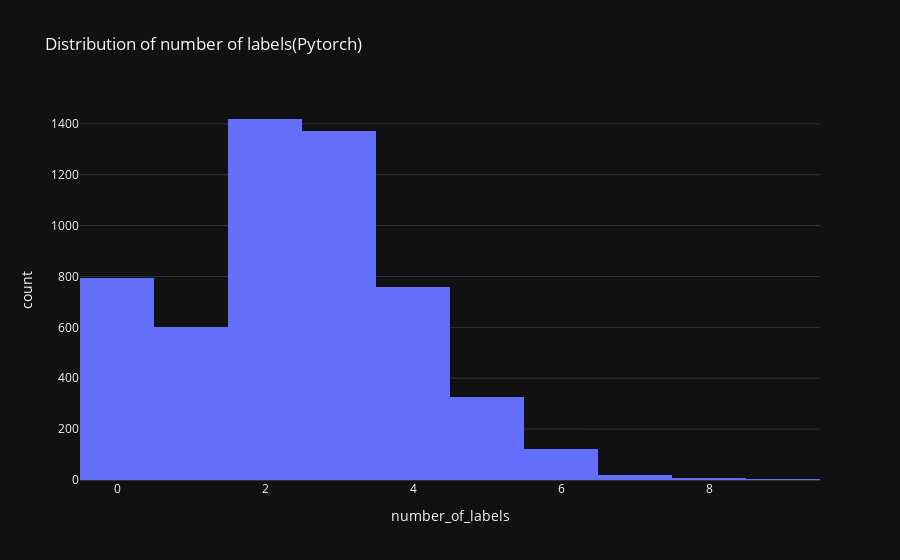

This figure's notebook cell:
### Code cell
fig = px.histogram(pytorch_working_df, x='number_of_labels', title='Distribution of number of labels(Pytorch)')
fig.show()

### Figure 1 — Plotly figure (JSON) as saved in the notebook; plotly's stock layout.template omitted (floating-point values rounded to 4 significant figures; data arrays with more than 128 entries replaced by an {"elided": "..."} marker saying what was removed)
{"data": [{"alignmentgroup": "True", "bingroup": "x", "hovertemplate": "number_of_labels=%{x}<br>count=%{y}<extra></extra>", "legendgroup": "", "marker": {"color": "#636efa", "pattern": {"shape": ""}}, "name": "", "offsetgroup": "", "orientation": "v", "showlegend": false, "x": {"elided": "5422 int values"}, "xaxis": "x", "yaxis": "y", "type": "histogram"}], "layout": {"xaxis": {"anchor": "y", "domain": [0.0, 1.0], "title": {"text": "number_of_labels"}}, "yaxis": {"anchor": "x", "domain": [0.0, 1.0], "title": {"text": "count"}}, "legend": {"tracegroupgap": 0}, "title": {"text": "Distribution of number of labels(Pytorch)"}, "barmode": "relative"}}
